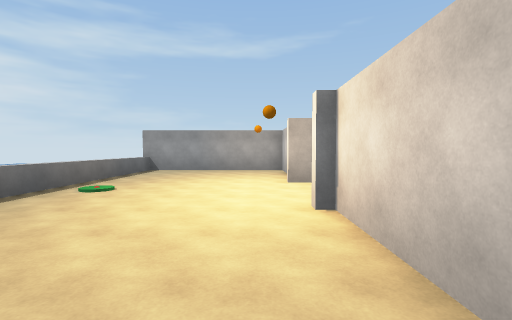
view 1 (above)

16 first-person views from a walk through a 3-D level made in the Unity game engine. The camera is 1.5 m above the floor, tilts 2° down and sees 85° across. The floor is counted in squares, 2 m on a side. Each view is taken from the middle of a square. On the plan, view 1 faces up. The plan holds only what a view shows up to about 10 squares ahead; the rest is blank. The place goes on beyond the plan. Surface patterns are stand-ins for the level's own textures.

view 2
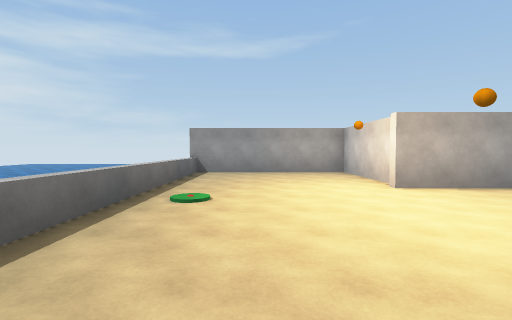

view 3
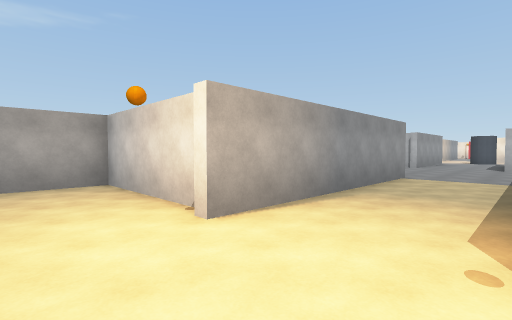

view 4
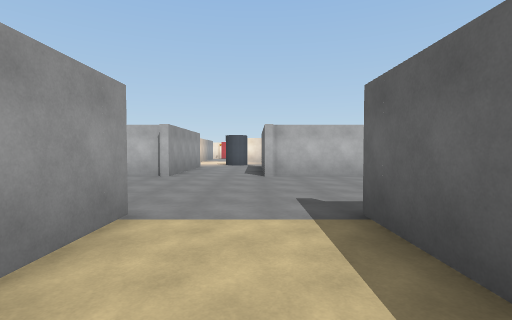

view 5
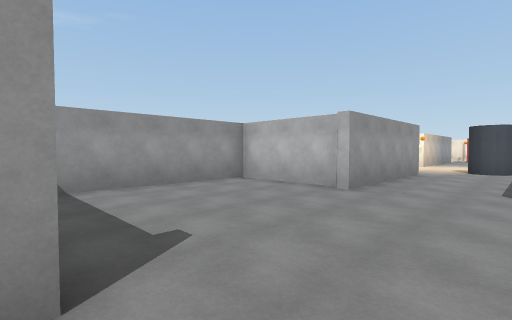

view 6
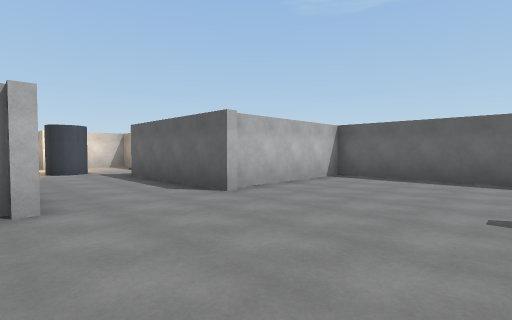

view 7
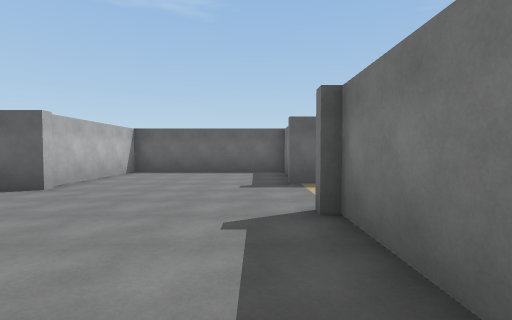

view 8
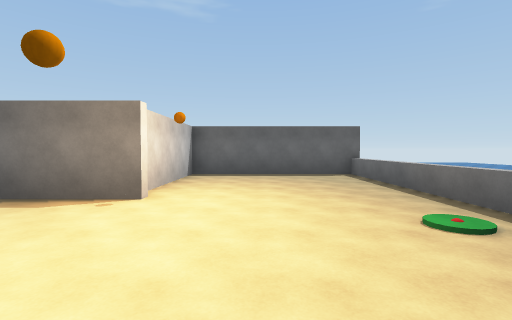

view 9
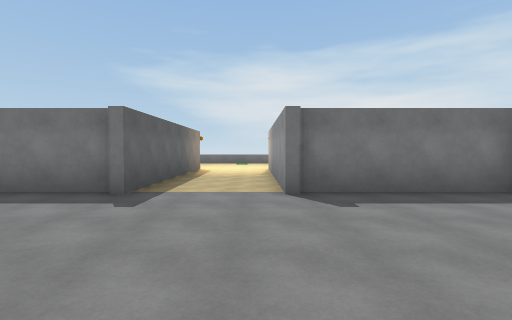

view 10
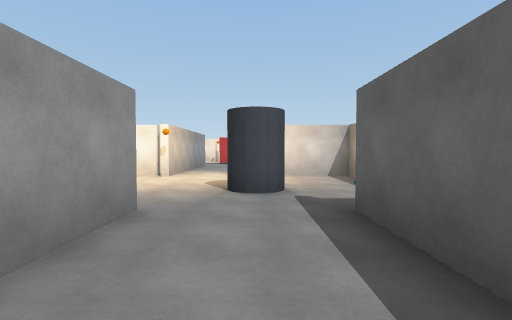

view 11
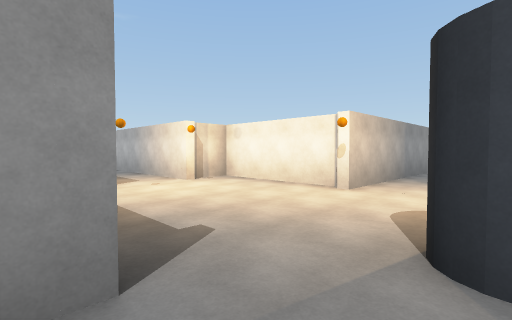

view 12
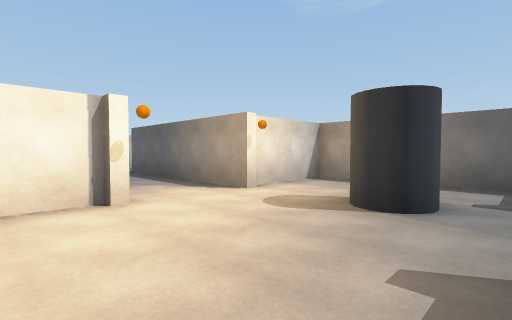

view 13
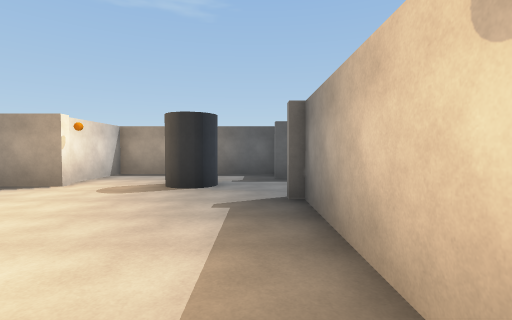

view 14
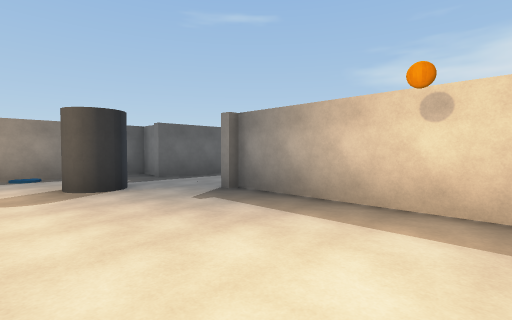

view 15
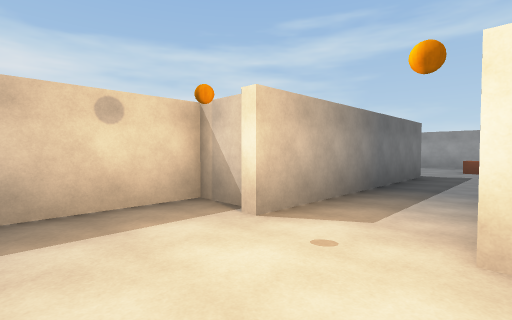

view 16
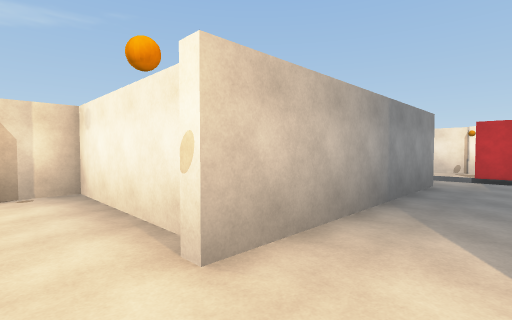

### Floor plan
Key: @ floor where view 1 was taken; # wall or solid block; . floor; / step, stairs or slope; ^ raised ledge; O other object.
Columns run from 4 left of view 1 to 26 right of it. Each row starts with its distance up from view 1.
 21                       .O
 20                       ..
 19                       ..
 18                      #..
 17                      #..
 16                      #..#
 15                      #..#
 14                      #..#
 13                     ##..###
 12                     #.....#
 11 ######     #######  #.....#
 10 ^....#     #.....#  #.....#
  9 ^....#     #.....#  #....######
  8 ^....#     #....#####..........
  7 ^....#######...................
  6 ^.....................OO.######
  5 ^/..............##........#
  4 ^................####.....#
  3 ^....#######.....#  #######
  2 ^....#     #.....#
  1 ^....#     #.....#
  0 ^...@#     #######
 -1 ######

Where each view was taken, in squares from view 1:
view 1: 0 up, 0 right, facing up
view 2: 1 up, 2 left, facing up
view 3: 4 up, 1 left, facing up-right
view 4: 5 up, 4 right, facing right
view 5: 5 up, 7 right, facing up-right
view 6: 8 up, 8 right, facing down-right
view 7: 10 up, 8 right, facing down
view 8: 8 up, 1 left, facing down
view 9: 6 up, 12 right, facing left
view 10: 6 up, 13 right, facing right
view 11: 6 up, 16 right, facing up-right
view 12: 10 up, 17 right, facing down-right
view 13: 12 up, 17 right, facing down
view 14: 12 up, 20 right, facing down-left
view 15: 10 up, 20 right, facing up-left
view 16: 7 up, 20 right, facing up-right
